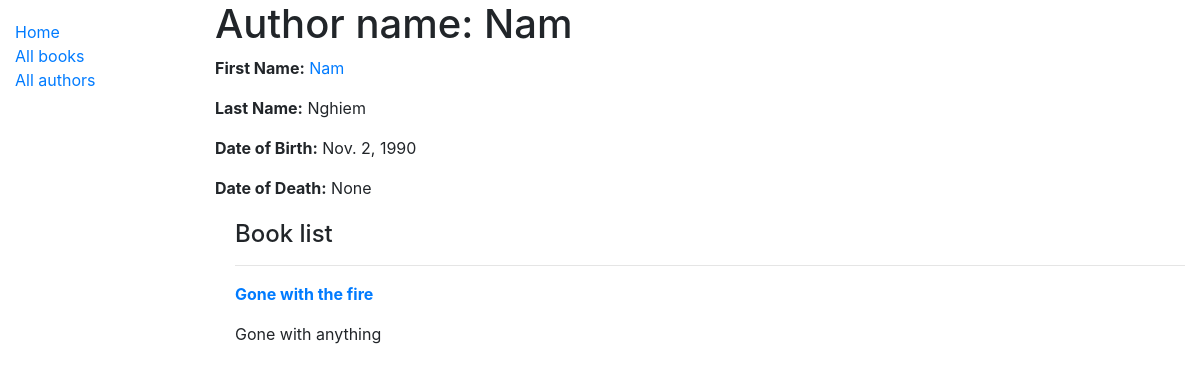
The app's page /catalog/author/1 with its own data.
### appcatalog/models.py (models this page shows, shortened)
class Author(models.Model):
    first_name = models.CharField(max_length=100)
    last_name = models.CharField(max_length=100)
    date_of_birth = models.DateField(null=True, blank=True)
    date_of_death = models.DateField('Died', null=True, blank=True)
    class Meta:
        ordering = ['last_name', 'first_name']

class Book(models.Model):
    title = models.CharField(max_length=200)
    author = models.ForeignKey('Author', on_delete=models.PROTECT, null=True)
    summary = models.TextField(max_length=1000, help_text='Enter a brief description of the book')
    isbn = models.CharField('ISBN', max_length=13, unique=True,
                            help_text='13 Character <a href="https://www.isbn-international.org/content/what-isbn">ISBN number</a>')
    genre = models.ManyToManyField(Genre, help_text='Select a genre for this book')
    language = models.ForeignKey('Language', on_delete=models.PROTECT)
    def get_absolute_url(self):
        return reverse('book-detail', args=[str(self.id)])
    def display_genre(self):
        """Create a string for the Genre. This is required to display genre in Admin."""
        return ', '.join(genre.name for genre in self.genre.all()[:3])
    display_genre.short_description = 'Genre'

### appcatalog/views.py (the view, shortened to what this page needs)
# urls.py: path('author/<int:pk>', views.AuthorDetailView.as_view(), name='author-detail'),
class AuthorDetailView(generic.DetailView):
    model = Author

### appcatalog/templates/appcatalog/author_detail.html
{% extends "base_generic.html" %}
{% block content %}
<h1>Author name: {{ author.first_name }}</h1>
<p><strong>First Name:</strong> <a href="">{{ author.first_name }}</a></p>
<p><strong>Last Name:</strong> {{ author.last_name }}</p>
<p><strong>Date of Birth:</strong> {{ author.date_of_birth }}</p>
<p><strong>Date of Death:</strong> {{ author.date_of_death }}</p>
<div style="margin-left:20px;margin-top:20px">
	<h4>Book list</h4>
	{% for x in author.book_set.all %}
	<hr>
	<p><a href="{{ x.get_absolute_url }}"><strong>{{ x.title }}</strong></a></p>
	<p>{{ x.summary }}</p>
	{% endfor %}
</div>
{% endblock %}

### records on screen
Author: first_name "Nam", last_name "Nghiem", date_of_birth "Nov. 2, 1990", date_of_death "None"
Book: title "Gone with the fire", summary "Gone with anything"
